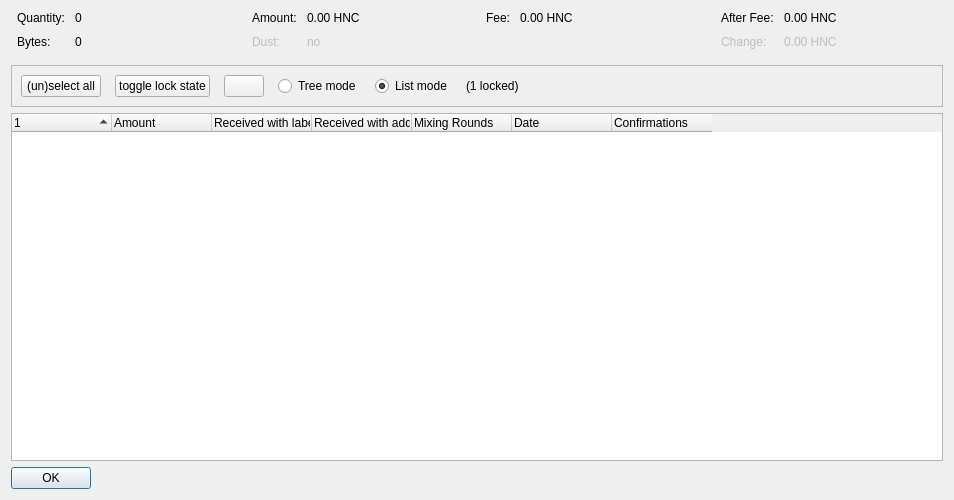
<?xml version="1.0" encoding="UTF-8"?>
<ui version="4.0">
 <class>CoinControlDialog</class>
 <widget class="QDialog" name="CoinControlDialog">
  <property name="geometry">
   <rect>
    <x>0</x>
    <y>0</y>
    <width>954</width>
    <height>500</height>
   </rect>
  </property>
  <property name="windowTitle">
   <string>Coin Selection</string>
  </property>
  <layout class="QVBoxLayout" name="verticalLayout">
   <item>
    <layout class="QHBoxLayout" name="horizontalLayoutTop" stretch="0,0,0,0">
     <property name="topMargin">
      <number>0</number>
     </property>
     <property name="bottomMargin">
      <number>10</number>
     </property>
     <item>
      <layout class="QFormLayout" name="formLayoutCoinControl1">
       <property name="horizontalSpacing">
        <number>10</number>
       </property>
       <property name="verticalSpacing">
        <number>10</number>
       </property>
       <property name="leftMargin">
        <number>6</number>
       </property>
       <property name="rightMargin">
        <number>6</number>
       </property>
       <item row="0" column="0">
        <widget class="QLabel" name="labelCoinControlQuantityText">
         <property name="text">
          <string>Quantity:</string>
         </property>
        </widget>
       </item>
       <item row="0" column="1">
        <widget class="QLabel" name="labelCoinControlQuantity">
         <property name="cursor">
          <cursorShape>IBeamCursor</cursorShape>
         </property>
         <property name="contextMenuPolicy">
          <enum>Qt::ActionsContextMenu</enum>
         </property>
         <property name="text">
          <string notr="true">0</string>
         </property>
         <property name="textInteractionFlags">
          <set>Qt::LinksAccessibleByMouse|Qt::TextSelectableByKeyboard|Qt::TextSelectableByMouse</set>
         </property>
        </widget>
       </item>
       <item row="1" column="0">
        <widget class="QLabel" name="labelCoinControlBytesText">
         <property name="text">
          <string>Bytes:</string>
         </property>
        </widget>
       </item>
       <item row="1" column="1">
        <widget class="QLabel" name="labelCoinControlBytes">
         <property name="cursor">
          <cursorShape>IBeamCursor</cursorShape>
         </property>
         <property name="contextMenuPolicy">
          <enum>Qt::ActionsContextMenu</enum>
         </property>
         <property name="text">
          <string notr="true">0</string>
         </property>
         <property name="textInteractionFlags">
          <set>Qt::LinksAccessibleByMouse|Qt::TextSelectableByKeyboard|Qt::TextSelectableByMouse</set>
         </property>
        </widget>
       </item>
      </layout>
     </item>
     <item>
      <layout class="QFormLayout" name="formLayoutCoinControl2">
       <property name="horizontalSpacing">
        <number>10</number>
       </property>
       <property name="verticalSpacing">
        <number>10</number>
       </property>
       <property name="leftMargin">
        <number>6</number>
       </property>
       <property name="rightMargin">
        <number>6</number>
       </property>
       <item row="0" column="0">
        <widget class="QLabel" name="labelCoinControlAmountText">
         <property name="text">
          <string>Amount:</string>
         </property>
        </widget>
       </item>
       <item row="0" column="1">
        <widget class="QLabel" name="labelCoinControlAmount">
         <property name="cursor">
          <cursorShape>IBeamCursor</cursorShape>
         </property>
         <property name="contextMenuPolicy">
          <enum>Qt::ActionsContextMenu</enum>
         </property>
         <property name="text">
          <string notr="true">0.00 HNC</string>
         </property>
         <property name="textInteractionFlags">
          <set>Qt::LinksAccessibleByMouse|Qt::TextSelectableByKeyboard|Qt::TextSelectableByMouse</set>
         </property>
        </widget>
       </item>
       <item row="1" column="0">
        <widget class="QLabel" name="labelCoinControlLowOutputText">
         <property name="enabled">
          <bool>false</bool>
         </property>
         <property name="text">
          <string>Dust:</string>
         </property>
        </widget>
       </item>
       <item row="1" column="1">
        <widget class="QLabel" name="labelCoinControlLowOutput">
         <property name="enabled">
          <bool>false</bool>
         </property>
         <property name="cursor">
          <cursorShape>IBeamCursor</cursorShape>
         </property>
         <property name="contextMenuPolicy">
          <enum>Qt::ActionsContextMenu</enum>
         </property>
         <property name="text">
          <string notr="true">no</string>
         </property>
         <property name="textInteractionFlags">
          <set>Qt::LinksAccessibleByMouse|Qt::TextSelectableByKeyboard|Qt::TextSelectableByMouse</set>
         </property>
        </widget>
       </item>
      </layout>
     </item>
     <item>
      <layout class="QFormLayout" name="formLayoutCoinControl3">
       <property name="horizontalSpacing">
        <number>10</number>
       </property>
       <property name="verticalSpacing">
        <number>10</number>
       </property>
       <property name="leftMargin">
        <number>6</number>
       </property>
       <property name="rightMargin">
        <number>6</number>
       </property>
       <item row="0" column="0">
        <widget class="QLabel" name="labelCoinControlFeeText">
         <property name="text">
          <string>Fee:</string>
         </property>
        </widget>
       </item>
       <item row="0" column="1">
        <widget class="QLabel" name="labelCoinControlFee">
         <property name="cursor">
          <cursorShape>IBeamCursor</cursorShape>
         </property>
         <property name="contextMenuPolicy">
          <enum>Qt::ActionsContextMenu</enum>
         </property>
         <property name="text">
          <string notr="true">0.00 HNC</string>
         </property>
         <property name="textInteractionFlags">
          <set>Qt::LinksAccessibleByMouse|Qt::TextSelectableByKeyboard|Qt::TextSelectableByMouse</set>
         </property>
        </widget>
       </item>
      </layout>
     </item>
     <item>
      <layout class="QFormLayout" name="formLayoutCoinControl4">
       <property name="horizontalSpacing">
        <number>10</number>
       </property>
       <property name="verticalSpacing">
        <number>10</number>
       </property>
       <property name="leftMargin">
        <number>6</number>
       </property>
       <property name="rightMargin">
        <number>6</number>
       </property>
       <item row="0" column="0">
        <widget class="QLabel" name="labelCoinControlAfterFeeText">
         <property name="text">
          <string>After Fee:</string>
         </property>
        </widget>
       </item>
       <item row="0" column="1">
        <widget class="QLabel" name="labelCoinControlAfterFee">
         <property name="cursor">
          <cursorShape>IBeamCursor</cursorShape>
         </property>
         <property name="contextMenuPolicy">
          <enum>Qt::ActionsContextMenu</enum>
         </property>
         <property name="text">
          <string notr="true">0.00 HNC</string>
         </property>
         <property name="textInteractionFlags">
          <set>Qt::LinksAccessibleByMouse|Qt::TextSelectableByKeyboard|Qt::TextSelectableByMouse</set>
         </property>
        </widget>
       </item>
       <item row="1" column="0">
        <widget class="QLabel" name="labelCoinControlChangeText">
         <property name="enabled">
          <bool>false</bool>
         </property>
         <property name="text">
          <string>Change:</string>
         </property>
        </widget>
       </item>
       <item row="1" column="1">
        <widget class="QLabel" name="labelCoinControlChange">
         <property name="enabled">
          <bool>false</bool>
         </property>
         <property name="cursor">
          <cursorShape>IBeamCursor</cursorShape>
         </property>
         <property name="contextMenuPolicy">
          <enum>Qt::ActionsContextMenu</enum>
         </property>
         <property name="text">
          <string notr="true">0.00 HNC</string>
         </property>
         <property name="textInteractionFlags">
          <set>Qt::LinksAccessibleByMouse|Qt::TextSelectableByKeyboard|Qt::TextSelectableByMouse</set>
         </property>
        </widget>
       </item>
      </layout>
     </item>
    </layout>
   </item>
   <item>
    <widget class="QFrame" name="frame">
     <property name="minimumSize">
      <size>
       <width>0</width>
       <height>40</height>
      </size>
     </property>
     <property name="frameShape">
      <enum>QFrame::StyledPanel</enum>
     </property>
     <property name="frameShadow">
      <enum>QFrame::Sunken</enum>
     </property>
     <layout class="QHBoxLayout" name="horizontalLayout">
      <item>
       <layout class="QHBoxLayout" name="horizontalLayoutPanel" stretch="0,0,0,0,0,0,0">
        <property name="spacing">
         <number>14</number>
        </property>
        <item>
         <widget class="QPushButton" name="pushButtonSelectAll">
          <property name="sizePolicy">
           <sizepolicy hsizetype="Maximum" vsizetype="Fixed">
            <horstretch>0</horstretch>
            <verstretch>0</verstretch>
           </sizepolicy>
          </property>
          <property name="text">
           <string>(un)select all</string>
          </property>
          <property name="autoDefault">
           <bool>false</bool>
          </property>
         </widget>
        </item>
        <item>
         <widget class="QPushButton" name="pushButtonToggleLock">
          <property name="sizePolicy">
           <sizepolicy hsizetype="Maximum" vsizetype="Fixed">
            <horstretch>0</horstretch>
            <verstretch>0</verstretch>
           </sizepolicy>
          </property>
          <property name="text">
           <string>toggle lock state</string>
          </property>
          <property name="autoDefault">
           <bool>false</bool>
          </property>
         </widget>
        </item>
        <item>
         <widget class="QPushButton" name="hideButton">
          <property name="sizePolicy">
           <sizepolicy hsizetype="Maximum" vsizetype="Fixed">
            <horstretch>0</horstretch>
            <verstretch>0</verstretch>
           </sizepolicy>
          </property>
          <property name="text">
           <string/>
          </property>
          <property name="autoDefault">
           <bool>false</bool>
          </property>
         </widget>
        </item>
        <item>
         <widget class="QRadioButton" name="radioTreeMode">
          <property name="sizePolicy">
           <sizepolicy hsizetype="Maximum" vsizetype="Fixed">
            <horstretch>0</horstretch>
            <verstretch>0</verstretch>
           </sizepolicy>
          </property>
          <property name="text">
           <string>Tree mode</string>
          </property>
         </widget>
        </item>
        <item>
         <widget class="QRadioButton" name="radioListMode">
          <property name="sizePolicy">
           <sizepolicy hsizetype="Maximum" vsizetype="Fixed">
            <horstretch>0</horstretch>
            <verstretch>0</verstretch>
           </sizepolicy>
          </property>
          <property name="text">
           <string>List mode</string>
          </property>
          <property name="checked">
           <bool>true</bool>
          </property>
         </widget>
        </item>
        <item>
         <widget class="QLabel" name="labelLocked">
          <property name="text">
           <string>(1 locked)</string>
          </property>
         </widget>
        </item>
        <item>
         <spacer name="horizontalSpacer">
          <property name="orientation">
           <enum>Qt::Horizontal</enum>
          </property>
          <property name="sizeHint" stdset="0">
           <size>
            <width>40</width>
            <height>20</height>
           </size>
          </property>
         </spacer>
        </item>
       </layout>
      </item>
     </layout>
    </widget>
   </item>
   <item>
    <widget class="CoinControlTreeWidget" name="treeWidget">
     <property name="contextMenuPolicy">
      <enum>Qt::CustomContextMenu</enum>
     </property>
     <property name="sortingEnabled">
      <bool>false</bool>
     </property>
     <property name="columnCount">
      <number>7</number>
     </property>
     <attribute name="headerShowSortIndicator" stdset="0">
      <bool>true</bool>
     </attribute>
     <attribute name="headerStretchLastSection">
      <bool>false</bool>
     </attribute>
     <column>
      <property name="text">
       <string/>
      </property>
     </column>
     <column>
      <property name="text">
       <string>Amount</string>
      </property>
     </column>
     <column>
      <property name="text">
       <string>Received with label</string>
      </property>
     </column>
     <column>
      <property name="text">
       <string>Received with address</string>
      </property>
     </column>
     <column>
      <property name="text">
       <string>Mixing Rounds</string>
      </property>
     </column>
     <column>
      <property name="text">
       <string>Date</string>
      </property>
     </column>
     <column>
      <property name="text">
       <string>Confirmations</string>
      </property>
      <property name="toolTip">
       <string>Confirmed</string>
      </property>
     </column>
    </widget>
   </item>
   <item>
    <widget class="QDialogButtonBox" name="buttonBox">
     <property name="sizePolicy">
      <sizepolicy hsizetype="Maximum" vsizetype="Fixed">
       <horstretch>0</horstretch>
       <verstretch>0</verstretch>
      </sizepolicy>
     </property>
     <property name="orientation">
      <enum>Qt::Horizontal</enum>
     </property>
     <property name="standardButtons">
      <set>QDialogButtonBox::Ok</set>
     </property>
    </widget>
   </item>
  </layout>
 </widget>
 <customwidgets>
  <customwidget>
   <class>CoinControlTreeWidget</class>
   <extends>QTreeWidget</extends>
   <header>qt/coincontroltreewidget.h</header>
  </customwidget>
 </customwidgets>
 <resources/>
 <connections/>
</ui>
